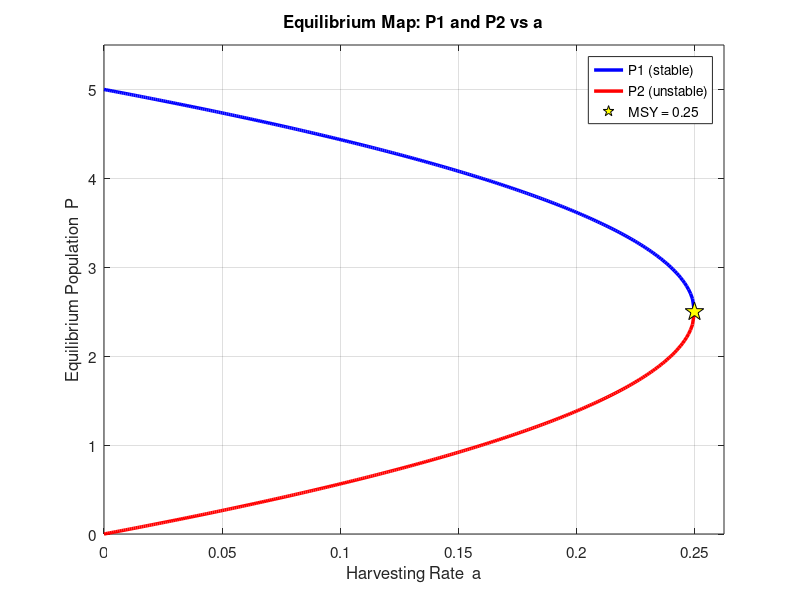
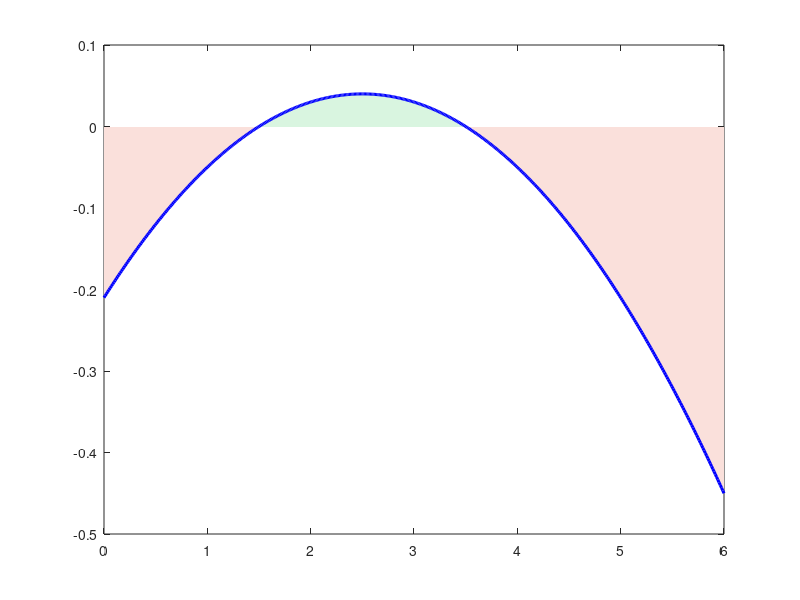

The MATLAB script that drew these images, in order: (Note: this script raises an error after producing the figures.)
%% Chapter 3 - Constant Harvesting: Table and Plots
clc; clear; close all;

%% --- Parameters ---
k  = 0.20;
N  = 5;
MSY = k*N/4;

%% =========================================================
%  TABLE 3.1 - Equilibrium Points
%% =========================================================
a_vals = [0, 0.21, 0.22, 0.23, 0.24, 0.25, 0.26];

fprintf('=======================================================\n');
fprintf('Table 3.1: Equilibrium Points (k=%.2f, N=%d)\n', k, N);
fprintf('=======================================================\n');
fprintf('%-8s %-16s %-14s %-14s %-20s\n', ...
        'a', 'Discriminant D', 'P1 (stable)', 'P2 (unstable)', 'Status');
fprintf('%s\n', repmat('-', 1, 75));

for i = 1:length(a_vals)
    a  = a_vals(i);
    D  = N^2 - 4*(a*N/k);
    if D > 0
        P1 = (N + sqrt(D)) / 2;
        P2 = (N - sqrt(D)) / 2;
        status = 'Two equilibria';
    elseif D == 0
        P1 = N/2;
        P2 = N/2;
        status = 'MSY - saddle node';
    else
        P1 = NaN;
        P2 = NaN;
        status = 'Extinction';
    end

    if isnan(P1)
        fprintf('%-8.2f %-16.3f %-14s %-14s %-20s\n', ...
                a, D, '---', '---', status);
    else
        fprintf('%-8.2f %-16.3f %-14.4f %-14.4f %-20s\n', ...
                a, D, P1, P2, status);
    end
end
fprintf('%s\n', repmat('=', 1, 75));

%% =========================================================
%  FIGURE 3.1 - Equilibrium Map (P1 and P2 vs a)
%% =========================================================
a_sweep = linspace(0, MSY, 300);
P1_vals = nan(size(a_sweep));
P2_vals = nan(size(a_sweep));

for i = 1:length(a_sweep)
    D = N^2 - 4*(a_sweep(i)*N/k);
    if D >= 0
        P1_vals(i) = (N + sqrt(D)) / 2;
        P2_vals(i) = (N - sqrt(D)) / 2;
    end
end

figure(1);
set(gcf, 'Color', 'w', 'Position', [100 500 560 380]);
plot(a_sweep, P1_vals, 'b-', 'LineWidth', 2.5, 'DisplayName', 'P1 (stable)');
hold on;
plot(a_sweep, P2_vals, 'r-', 'LineWidth', 2.5, 'DisplayName', 'P2 (unstable)');
plot(MSY, N/2, 'kp', 'MarkerSize', 14, 'MarkerFaceColor', 'y', ...
     'DisplayName', sprintf('MSY = %.2f', MSY));
xlabel('Harvesting Rate  a', 'FontSize', 13);
ylabel('Equilibrium Population  P', 'FontSize', 13);
title('Equilibrium Map: P1 and P2 vs a', ...
      'FontSize', 13, 'FontWeight', 'bold');
legend('Location', 'best', 'FontSize', 11);
xlim([0 MSY*1.05]);
ylim([0 N*1.1]);
grid on; box on;
set(gca, 'FontSize', 11);

%% =========================================================
%  FIGURE 3.2 - Phase Portrait (dP/dt vs P)
%% =========================================================
a = 0.21;
D = N^2 - 4*(a*N/k);
P1 = (N + sqrt(D)) / 2;
P2 = (N - sqrt(D)) / 2;

P_range = linspace(0, N*1.2, 500);
dPdt    = k .* P_range .* (1 - P_range./N) - a;

figure(2);
set(gcf, 'Color', 'w', 'Position', [100 100 560 360]);
% shade growth region green
fill([P_range, fliplr(P_range)], ...
     [max(dPdt,0), zeros(1,500)], ...
     [0.85 0.96 0.88], 'EdgeColor', 'none');
hold on;
% shade decline region red
fill([P_range, fliplr(P_range)], ...
     [min(dPdt,0), zeros(1,500)], ...
     [0.98 0.88 0.86], 'EdgeColor', 'none');
plot(P_range, dPdt, 'b-', 'LineWidth', 2.2);
yline(0, '--k', 'LineWidth', 1.2);
xline(P1, '-g', 'LineWidth', 1.8, 'Label', sprintf('P1=%.2f (stable)', P1), ...
      'FontSize', 10, 'LabelVerticalAlignment', 'bottom');
xline(P2, '-r', 'LineWidth', 1.8, 'Label', sprintf('P2=%.2f (unstable)', P2), ...
      'FontSize', 10, 'LabelVerticalAlignment', 'bottom');
xlabel('Population  P', 'FontSize', 13);
ylabel('dP/dt', 'FontSize', 13);
title(sprintf('Phase Portrait  (a = %.2f)', a), ...
      'FontSize', 13, 'FontWeight', 'bold');
grid on; box on;
set(gca, 'FontSize', 11);

%% =========================================================
%  FIGURE 3.3 - Slope Field + Trajectories  a < MSY (a = 0.21)
%% =========================================================
a    = 0.21;
D    = N^2 - 4*(a*N/k);
P1   = (N + sqrt(D)) / 2;
P2   = (N - sqrt(D)) / 2;
tspan = [0 40];
ode  = @(t,P) k*P*(1 - P/N) - a;
opts = odeset('RelTol',1e-8,'AbsTol',1e-10,'NonNegative',1);

figure(3);
set(gcf, 'Color', 'w', 'Position', [680 500 620 420]);

% slope field
[T_sf, P_sf] = meshgrid(linspace(0,40,22), linspace(0,N*1.3,18));
dP_sf = k.*P_sf.*(1 - P_sf./N) - a;
dT_sf = ones(size(dP_sf));
mag   = sqrt(dT_sf.^2 + dP_sf.^2); mag(mag==0)=1;
quiver(T_sf, P_sf, dT_sf./mag, dP_sf./mag, 0.5, ...
       'Color', [0.75 0.75 0.75], 'LineWidth', 0.7);
hold on;

% trajectories
ICs    = [0.5, 1.0, 1.5, 2.0, 2.5, 3.5, 4.5, 5.5];
colors = lines(length(ICs));
for i = 1:length(ICs)
    [tt, PP] = ode45(ode, tspan, ICs(i), opts);
    plot(tt, PP, 'Color', colors(i,:), 'LineWidth', 1.8, ...
         'DisplayName', sprintf('P0=%.1f', ICs(i)));
end

yline(P1, '--', 'Color', [0.05 0.50 0.25], 'LineWidth', 1.8, ...
      'Label', sprintf('P1=%.2f stable', P1), 'FontSize', 10, ...
      'LabelHorizontalAlignment', 'left');
yline(P2, '--r', 'LineWidth', 1.8, ...
      'Label', sprintf('P2=%.2f unstable', P2), 'FontSize', 10, ...
      'LabelHorizontalAlignment', 'left');

xlabel('Time  t', 'FontSize', 13);
ylabel('Population  P', 'FontSize', 13);
title(sprintf('Slope Field & Trajectories  (a = %.2f < MSY)', a), ...
      'FontSize', 13, 'FontWeight', 'bold');
legend('Location', 'northeast', 'FontSize', 9);
xlim(tspan); ylim([0 N*1.35]);
grid on; box on;
set(gca, 'FontSize', 11);

%% =========================================================
%  FIGURE 3.4 - Slope Field + Trajectories  a = MSY (a = 0.25)
%% =========================================================
a   = 0.25;
P_star = N/2;
ode = @(t,P) k*P*(1 - P/N) - a;

figure(4);
set(gcf, 'Color', 'w', 'Position', [100 100 620 420]);

[T_sf, P_sf] = meshgrid(linspace(0,40,22), linspace(0,N*1.3,18));
dP_sf = k.*P_sf.*(1 - P_sf./N) - a;
dT_sf = ones(size(dP_sf));
mag   = sqrt(dT_sf.^2 + dP_sf.^2); mag(mag==0)=1;
quiver(T_sf, P_sf, dT_sf./mag, dP_sf./mag, 0.5, ...
       'Color', [0.75 0.75 0.75], 'LineWidth', 0.7);
hold on;

ICs    = [0.5, 1.5, 2.0, 2.5, 3.0, 4.0, 5.0];
colors = lines(length(ICs));
for i = 1:length(ICs)
    [tt, PP] = ode45(ode, tspan, ICs(i), opts);
    plot(tt, PP, 'Color', colors(i,:), 'LineWidth', 1.8, ...
         'DisplayName', sprintf('P0=%.1f', ICs(i)));
end

yline(P_star, '--k', 'LineWidth', 2, ...
      'Label', sprintf('P* = %.2f  (MSY point)', P_star), ...
      'FontSize', 10, 'LabelHorizontalAlignment', 'left');

xlabel('Time  t', 'FontSize', 13);
ylabel('Population  P', 'FontSize', 13);
title(sprintf(' Slope Field & Trajectories  (a = %.2f = MSY)', a), ...
      'FontSize', 13, 'FontWeight', 'bold');
legend('Location', 'northeast', 'FontSize', 9);
xlim(tspan); ylim([0 N*1.35]);
grid on; box on;
set(gca, 'FontSize', 11);

%% =========================================================
%  FIGURE 3.5 - Slope Field + Trajectories  a > MSY (a = 0.26)
%% =========================================================
a   = 0.26;
ode = @(t,P) k*P*(1 - P/N) - a;

figure(5);
set(gcf, 'Color', 'w', 'Position', [680 100 620 420]);

[T_sf, P_sf] = meshgrid(linspace(0,140,30), linspace(0,N*1.3,18));
dP_sf = k.*P_sf.*(1 - P_sf./N) - a;
dT_sf = ones(size(dP_sf));
mag   = sqrt(dT_sf.^2 + dP_sf.^2); mag(mag==0)=1;
quiver(T_sf, P_sf, dT_sf./mag, dP_sf./mag, 0.5, ...
       'Color', [0.75 0.75 0.75], 'LineWidth', 0.7);
hold on;

ICs    = [0.5, 1.5, 2.5, 3.5, 4.5, 5.5];
colors = lines(length(ICs));
for i = 1:length(ICs)
    [tt, PP] = ode45(ode, [0 140], ICs(i));
    plot(tt, PP, 'Color', colors(i,:), 'LineWidth', 1.8, ...
         'DisplayName', sprintf('P0=%.1f', ICs(i)));
end

xlabel('Time  t', 'FontSize', 13);
ylabel('Population  P', 'FontSize', 13);
title(sprintf('Slope Field & Trajectories  (a = %.2f > MSY) — Extinction', a), ...
      'FontSize', 13, 'FontWeight', 'bold');
legend('Location', 'northeast', 'FontSize', 9);
xlim([0 140]); ylim([0 N*1.35]);
grid on; box on;
set(gca, 'FontSize', 11);
